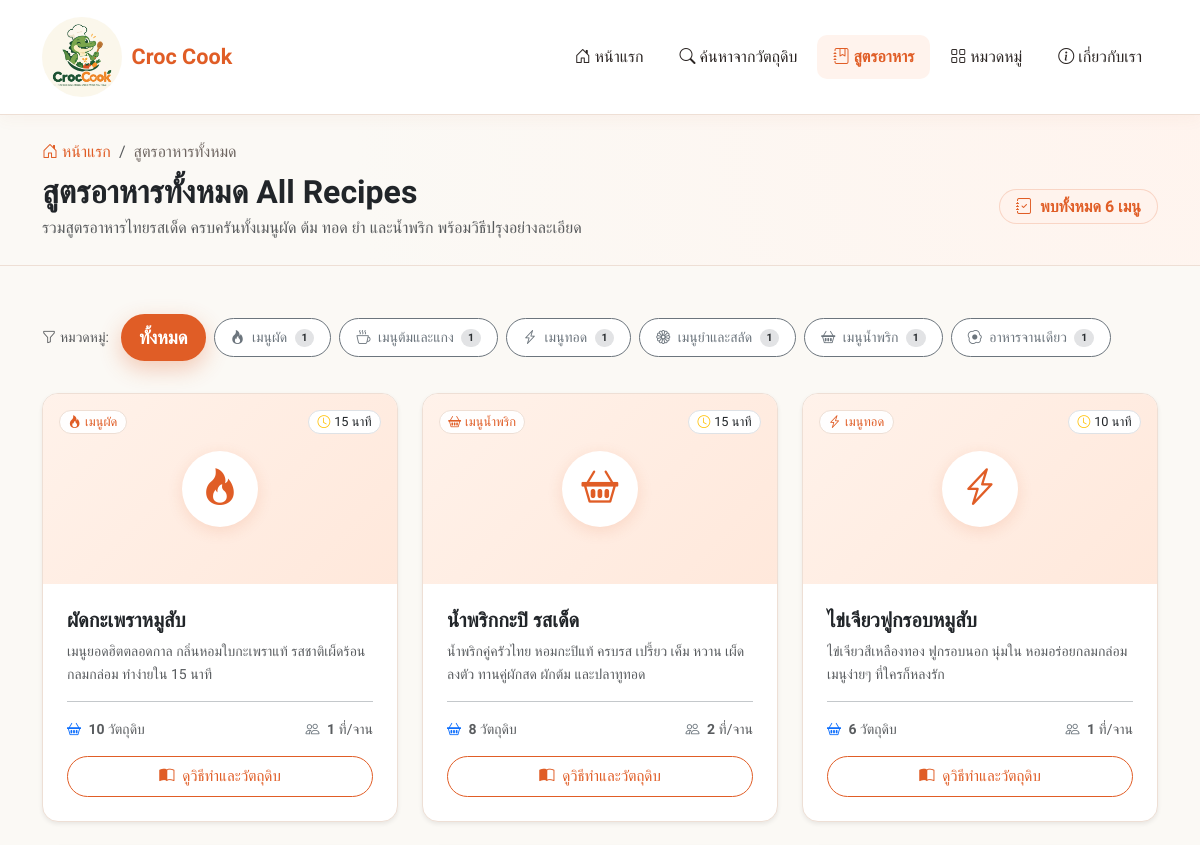
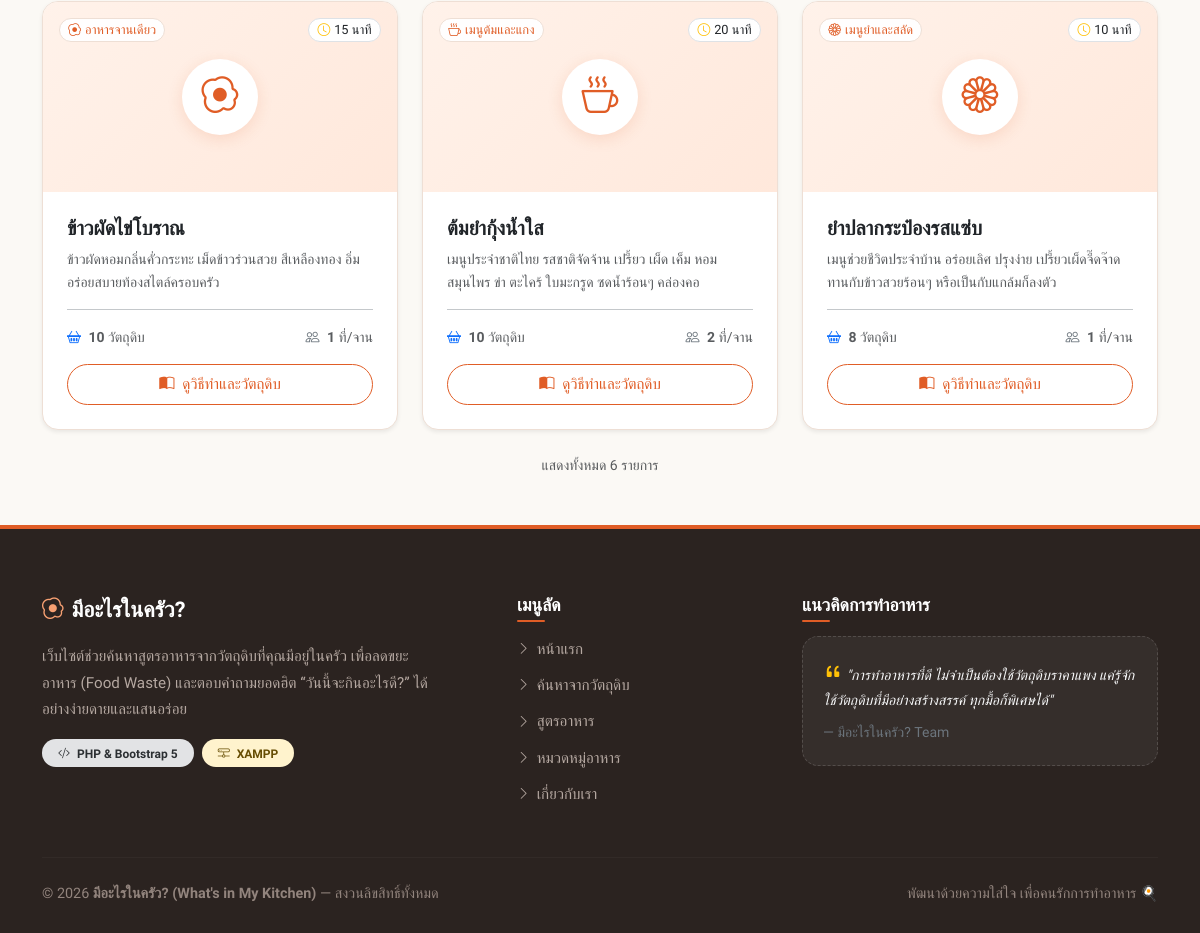
Page /recipes.php on the committed database (2 pictures, top to bottom).
### tables this page shows
CREATE TABLE IF NOT EXISTS `categories` (
    `id` INT NOT NULL AUTO_INCREMENT,
    `name` VARCHAR(100) NOT NULL COMMENT 'ชื่อหมวดหมู่อาหาร',
    `description` TEXT DEFAULT NULL COMMENT 'คำอธิบายหมวดหมู่',
    `icon` VARCHAR(50) DEFAULT 'bi-egg-fried' COMMENT 'คลาสไอคอนจาก Bootstrap Icons เช่น bi-fire, bi-cup-hot',
    `created_at` TIMESTAMP NOT NULL DEFAULT CURRENT_TIMESTAMP COMMENT 'วันเวลาที่สร้าง',
    PRIMARY KEY (`id`),
    UNIQUE KEY `uk_categories_name` (`name`)
);

CREATE TABLE IF NOT EXISTS `recipes` (
    `id` INT NOT NULL AUTO_INCREMENT,
    `category_id` INT NOT NULL COMMENT 'รหัสหมวดหมู่อาหาร (Foreign Key เชื่อมกับ categories)',
    `title` VARCHAR(200) NOT NULL COMMENT 'ชื่อเมนูอาหาร',
    `description` TEXT DEFAULT NULL COMMENT 'คำอธิบายเมนูอาหารโดยย่อ',
    `image` VARCHAR(255) DEFAULT NULL COMMENT 'ชื่อไฟล์รูปภาพหรือ URL ของรูปภาพ',
    `cooking_time` INT DEFAULT 15 COMMENT 'เวลาที่ใช้ในการปรุงอาหาร (หน่วย: นาที)',
    `servings` INT DEFAULT 1 COMMENT 'จำนวนหน่วยบริโภค (หน่วย: จาน/ที่)',
    `instructions` TEXT NOT NULL COMMENT 'ขั้นตอนและวิธีปรุงอาหารอย่างละเอียด',
    `views` INT NOT NULL DEFAULT 0 COMMENT 'ยอดเข้าชมสูตรอาหาร',
    `created_at` TIMESTAMP NOT NULL DEFAULT CURRENT_TIMESTAMP COMMENT 'วันเวลาที่เพิ่มเมนู',
    `updated_at` TIMESTAMP NOT NULL DEFAULT CURRENT_TIMESTAMP ON UPDATE CURRENT_TIMESTAMP COMMENT 'วันเวลาที่แก้ไขล่าสุด',
    PRIMARY KEY (`id`),
    KEY `idx_recipes_category_id` (`category_id`),
    CONSTRAINT `fk_recipes_category` FOREIGN KEY (`category_id`) 
        REFERENCES `categories` (`id`) 
        ON UPDATE CASCADE 
        ON DELETE RESTRICT
);

### recipes.php (the view, shortened to what this page needs)
<?php
require_once __DIR__ . '/includes/db.php';
$perPage = 6;
$page = isset($_GET['page']) ? filter_var($_GET['page'], FILTER_VALIDATE_INT, ['options' => ['min_range' => 1, 'default' => 1]]) : 1;
$categoryId = isset($_GET['category']) ? filter_var($_GET['category'], FILTER_VALIDATE_INT, ['options' => ['min_range' => 1, 'default' => 0]]) : 0;
if (!$categoryId) {
    $categoryId = 0;
}
$totalRecipes = 0;
$recipes = [];
$categories = [];
try {
    $categoriesStmt = $pdo->query("
        SELECT
            c.id,
            c.name,
            c.icon,
            COUNT(r.id) AS recipe_count
        FROM categories c
        LEFT JOIN recipes r ON c.id = r.category_id
        GROUP BY c.id
        ORDER BY c.id ASC
    ");
    $categories = $categoriesStmt->fetchAll();
    $whereClause = "";
    $params = [];
    $countSql = "SELECT COUNT(*) FROM recipes r $whereClause";
    $countStmt = $pdo->prepare($countSql);
    $countStmt->execute($params);
    $totalRecipes = (int) $countStmt->fetchColumn();
    $totalPages = max(1, (int) ceil($totalRecipes / $perPage));
    $offset = ($page - 1) * $perPage;
    $recipesSql = "
        SELECT
            r.id,
            r.title,
            r.description,
            r.image,
            r.cooking_time,
            r.servings,
            r.instructions,
            c.id AS category_id,
            c.name AS category_name,
            c.icon AS category_icon,
            COUNT(ri.id) AS total_ingredients
        FROM recipes r
        LEFT JOIN categories c ON r.category_id = c.id
        LEFT JOIN recipe_ingredients ri ON r.id = ri.recipe_id
        $whereClause
        GROUP BY r.id
        ORDER BY r.id ASC
        LIMIT :limit OFFSET :offset
    ";
    $recipesStmt = $pdo->prepare($recipesSql);
    $recipesStmt->bindValue(':limit', $perPage, PDO::PARAM_INT);
    $recipesStmt->bindValue(':offset', $offset, PDO::PARAM_INT);
    $recipesStmt->execute();
    $recipes = $recipesStmt->fetchAll();
} catch (PDOException $e) {
    error_log("Recipes Page Error: " . $e->getMessage());
    $dbError = "ไม่สามารถเชื่อมต่อฐานข้อมูลได้ในขณะนี้ กรุณาตรวจสอบสถานะของฐานข้อมูล MySQL";
}
require_once __DIR__ . '/includes/header.php';
?>
<section class="py-4" style="background: radial-gradient(circle at top right, #fff4ee 0%, var(--bg-cream) 70%); border-bottom: 1px solid var(--border-subtle);">
    <div class="container">
        <nav aria-label="breadcrumb" class="mb-2">
            <ol class="breadcrumb mb-0 small">
                <li class="breadcrumb-item">
                    <a href="index.php" class="text-decoration-none" style="color: var(--primary-color);">
                        <i class="bi bi-house-door me-1"></i>หน้าแรก
                    </a>
                </li>
                <li class="breadcrumb-item active" aria-current="page" style="color: var(--text-muted);">
                    สูตรอาหารทั้งหมด
                </li>
            </ol>
        </nav>
        <div class="row align-items-center">
            <div class="col-lg-8">
                <h1 class="h2 fw-bold text-dark mb-1">
                    สูตรอาหารทั้งหมด <span class="title-highlight">All Recipes</span>
                </h1>
                <p class="text-muted mb-0">
                    รวมสูตรอาหารไทยรสเด็ด ครบครันทั้งเมนูผัด ต้ม ทอด ยำ และน้ำพริก พร้อมวิธีปรุงอย่างละเอียด
                </p>
            </div>
            <div class="col-lg-4 text-lg-end mt-3 mt-lg-0">
                <span class="badge rounded-pill px-3 py-2 fs-6 shadow-xs" style="background-color: var(--primary-light); color: var(--primary-color); border: 1px solid rgba(224,93,38,0.2);">
                    <i class="bi bi-journal-check me-1"></i>
                    พบทั้งหมด <strong><?php echo number_format($totalRecipes); ?></strong> เมนู
                </span>
            </div>
        </div>
    </div>
</section>
<section class="py-5" style="background-color: var(--bg-cream); min-height: 500px;">
    <div class="container">
        <?php if (!empty($categories)): ?>
            <div class="d-flex flex-wrap align-items-center gap-2 mb-4 pb-2">
                <span class="small text-muted me-1 fw-medium">
                    <i class="bi bi-funnel me-1"></i>หมวดหมู่:
                </span>
                <a href="recipes.php" class="btn btn-sm rounded-pill px-3 py-2 <?php echo ($categoryId === 0) ? 'btn-kitchen-primary' : 'btn-outline-secondary bg-white'; ?>">
                    ทั้งหมด
                </a>
                <?php foreach ($categories as $cat): ?>
                    <a href="recipes.php?category=<?php echo (int) $cat['id']; ?>" class="btn btn-sm rounded-pill px-3 py-2 <?php echo ($categoryId === (int)$cat['id']) ? 'btn-kitchen-primary' : 'btn-outline-secondary bg-white'; ?>">
                        <i class="bi <?php echo !empty($cat['icon']) ? htmlspecialchars($cat['icon']) : 'bi-tag'; ?> me-1"></i>
                        <?php echo htmlspecialchars($cat['name']); ?>
                        <span class="badge <?php echo ($categoryId === (int)$cat['id']) ? 'bg-white text-dark' : 'bg-secondary-subtle text-secondary-emphasis'; ?> rounded-pill ms-1">
                            <?php echo (int) $cat['recipe_count']; ?>
                        </span>
                    </a>
                <?php endforeach; ?>
            </div>
        <?php endif; ?>
        <?php if (!empty($recipes)): ?>
            <div class="row g-4">
                <?php foreach ($recipes as $recipe): ?>
                    <?php
                    $hasImage = false;
                    $imagePath = '';
                    ?>
                    <div class="col-12 col-md-6 col-lg-4">
                        <div class="card h-100 border-0 shadow-sm rounded-4 overflow-hidden" style="background-color: #ffffff; border: 1px solid var(--border-subtle) !important; transition: transform 0.3s ease, box-shadow 0.3s ease;">
                            <a href="recipe_detail.php?id=<?php echo (int)$recipe['id']; ?>" class="text-decoration-none">
                                <?php if ($hasImage): ?>
                                    <div class="position-relative overflow-hidden" style="height: 190px;">
                                        <img src="<?php echo htmlspecialchars($imagePath); ?>" class="card-img-top w-100 h-100" style="object-fit: cover;" alt="<?php echo htmlspecialchars($recipe['title']); ?>">
                                        <span class="position-absolute top-0 start-0 m-3 badge rounded-pill" style="background-color: rgba(255,255,255,0.95); color: var(--primary-color); border: 1px solid var(--border-subtle); font-weight: 500; font-size: 0.8rem;">
                                            <i class="bi <?php echo !empty($recipe['category_icon']) ? htmlspecialchars($recipe['category_icon']) : 'bi-tag'; ?> me-1"></i><?php echo htmlspecialchars($recipe['category_name'] ?? 'ทั่วไป'); ?>
                                        </span>
                                        <span class="position-absolute top-0 end-0 m-3 badge bg-white text-dark rounded-pill border shadow-xs" style="font-size: 0.8rem; font-weight: 500;">
                                            <i class="bi bi-clock text-warning me-1"></i><?php echo (int) $recipe['cooking_time']; ?> นาที
                                        </span>
                                    </div>
                                <?php else: ?>
                                    <div class="position-relative p-4 text-center d-flex align-items-center justify-content-center" style="height: 190px; background: linear-gradient(135deg, #fff2ea 0%, #ffe8db 100%);">
                                        <div style="width: 76px; height: 76px; border-radius: 50%; background: #ffffff; color: var(--primary-color); display: inline-flex; align-items: center; justify-content: center; font-size: 2.3rem; box-shadow: 0 4px 15px rgba(224, 93, 38, 0.15);">
                                            <i class="bi <?php echo !empty($recipe['category_icon']) ? htmlspecialchars($recipe['category_icon']) : 'bi-egg-fried'; ?>"></i>
                                        </div>
                                        <span class="position-absolute top-0 start-0 m-3 badge rounded-pill" style="background-color: rgba(255,255,255,0.95); color: var(--primary-color); border: 1px solid var(--border-subtle); font-weight: 500; font-size: 0.8rem;">
                                            <i class="bi <?php echo !empty($recipe['category_icon']) ? htmlspecialchars($recipe['category_icon']) : 'bi-tag'; ?> me-1"></i><?php echo htmlspecialchars($recipe['category_name'] ?? 'ทั่วไป'); ?>
                                        </span>
                                        <span class="position-absolute top-0 end-0 m-3 badge bg-white text-dark rounded-pill border shadow-xs" style="font-size: 0.8rem; font-weight: 500;">
                                            <i class="bi bi-clock text-warning me-1"></i><?php echo (int) $recipe['cooking_time']; ?> นาที
                                        </span>
                                    </div>
                                <?php endif; ?>
                            </a>
                            <div class="card-body p-4 d-flex flex-column">
                                <h2 class="h5 fw-bold mb-2">
                                    <a href="recipe_detail.php?id=<?php echo (int)$recipe['id']; ?>" class="text-decoration-none text-dark" style="transition: color 0.2s ease;">
                                        <?php echo htmlspecialchars($recipe['title']); ?>
                                    </a>
                                </h2>
                                <p class="text-muted small flex-grow-1 mb-3" style="line-height: 1.6; display: -webkit-box; -webkit-line-clamp: 2; -webkit-box-orient: vertical; overflow: hidden;">
                                    <?php echo htmlspecialchars($recipe['description'] ?? ''); ?>
                                </p>
                                <div class="d-flex align-items-center justify-content-between pt-3 border-top border-secondary-subtle small text-muted">
                                    <div>
                                        <i class="bi bi-basket2 text-primary me-1"></i>
                                        <span><strong><?php echo (int) $recipe['total_ingredients']; ?></strong> วัตถุดิบ</span>
                                    </div>
                                    <div>
                                        <i class="bi bi-people text-secondary me-1"></i>
                                        <span><strong><?php echo (int) $recipe['servings']; ?></strong> ที่/จาน</span>
                                    </div>
                                </div>
                                <div class="mt-3">
                                    <a href="recipe_detail.php?id=<?php echo (int)$recipe['id']; ?>" class="btn w-100 rounded-pill py-2" style="background-color: #ffffff; color: var(--primary-color); border: 1.5px solid var(--primary-color); font-weight: 500; font-size: 0.95rem; transition: all 0.2s ease;">
                                        <i class="bi bi-book-half me-1"></i> ดูวิธีทำและวัตถุดิบ
                                    </a>
                                </div>
                            </div>
                        </div>
                    </div>
                <?php endforeach; ?>
            </div>
            <?php if ($totalPages > 1): ?>
                <nav aria-label="Page navigation" class="mt-5">
                    <ul class="pagination justify-content-center">
                        <li class="page-item <?php echo ($page <= 1) ? 'disabled' : ''; ?>">
                            <a class="page-link rounded-pill me-1" href="recipes.php?page=<?php echo $page - 1; ?><?php echo ($categoryId > 0) ? '&category=' . $categoryId : ''; ?>" aria-label="ก่อนหน้า">
                                <i class="bi bi-chevron-left"></i> ก่อนหน้า
                            </a>
                        </li>
                        <?php for ($i = 1; $i <= $totalPages; $i++): ?>
                            <li class="page-item <?php echo ($i === $page) ? 'active' : ''; ?>">
                                <a class="page-link rounded-pill mx-1" href="recipes.php?page=<?php echo $i; ?><?php echo ($categoryId > 0) ? '&category=' . $categoryId : ''; ?>" style="<?php echo ($i === $page) ? 'background-color: var(--primary-color); border-color: var(--primary-color);' : ''; ?>">
                                    <?php echo $i; ?>
                                </a>
                            </li>
                        <?php endfor; ?>
                        <li class="page-item <?php echo ($page >= $totalPages) ? 'disabled' : ''; ?>">
                            <a class="page-link rounded-pill ms-1" href="recipes.php?page=<?php echo $page + 1; ?><?php echo ($categoryId > 0) ? '&category=' . $categoryId : ''; ?>" aria-label="ถัดไป">
                                ถัดไป <i class="bi bi-chevron-right"></i>
                            </a>
                        </li>
                    </ul>
                </nav>
            <?php else: ?>
                <div class="text-center text-muted small mt-4">
                    แสดงทั้งหมด <?php echo count($recipes); ?> รายการ
                </div>
            <?php endif; ?>
        <?php endif; ?>
    </div>
</section>
<?php
require_once __DIR__ . '/includes/footer.php';
?>

### assets/css/style.css (style rules this page uses)
:root { --primary-color: #e05d26; --primary-hover: #c44d1c; --primary-light: #fff3ed; --secondary-color: #f7a072; --warm-accent: #f9c74f; --sage-green: #4d9078; --bg-cream: #fbf9f5; --text-dark: #2b2523; --text-muted: #6e6560; --card-bg: #ffffff; --border-subtle: #eedfd5; --shadow-warm: 0 10px 30px rgba(180, 90, 50, 0.08); --shadow-sm: 0 4px 15px rgba(180, 90, 50, 0.05); }
body { font-family: 'Prompt', -apple-system, BlinkMacSystemFont, "Segoe UI", Roboto, sans-serif; background-color: var(--bg-cream); color: var(--text-dark); min-height: 100vh; display: flex; flex-direction: column; line-height: 1.6; }
.btn-kitchen-primary { background-color: var(--primary-color); border: 2px solid var(--primary-color); color: #ffffff; font-weight: 600; padding: 0.85rem 2.25rem; border-radius: 50rem; font-size: 1.15rem; box-shadow: 0 8px 22px rgba(224, 93, 38, 0.3); transition: all 0.3s ease; display: inline-flex; align-items: center; gap: 0.65rem; text-decoration: none; }

### rows in the picture
categories: name "เมนูผัด", recipe_count "1"
categories: name "เมนูต้มและแกง", recipe_count "1"
categories: name "เมนูทอด", recipe_count "1"
categories: name "เมนูยำและสลัด", recipe_count "1"
categories: name "เมนูน้ำพริก", recipe_count "1"
categories: name "อาหารจานเดียว", recipe_count "1"
recipes: category.name "เมนูผัด", cooking_time "15", title "ผัดกะเพราหมูสับ", description "เมนูยอดฮิตตลอดกาล กลิ่นหอมใบกะเพราแท้ รสชาติเผ็ดร้อนกลมกล่อม ทำง่ายใน 15 นาที", total_ingredients "10", servings "1"
recipes: category.name "เมนูน้ำพริก", cooking_time "15", title "น้ำพริกกะปิ รสเด็ด", description "น้ำพริกคู่ครัวไทย หอมกะปิแท้ ครบรส เปรี้ยว เค็ม หวาน เผ็ดลงตัว ทานคู่ผักสด ผักต้ม และปลาทูทอด", total_ingredients "8", servings "2"
recipes: category.name "เมนูทอด", cooking_time "10", title "ไข่เจียวฟูกรอบหมูสับ", description "ไข่เจียวสีเหลืองทอง ฟูกรอบนอก นุ่มใน หอมอร่อยกลมกล่อม เมนูง่ายๆ ที่ใครก็หลงรัก", total_ingredients "6", servings "1"
recipes: category.name "อาหารจานเดียว", cooking_time "15", title "ข้าวผัดไข่โบราณ", description "ข้าวผัดหอมกลิ่นคั่วกระทะ เม็ดข้าวร่วนสวย สีเหลืองทอง อิ่มอร่อยสบายท้องสไตล์ครอบครัว", total_ingredients "10", servings "1"
recipes: category.name "เมนูต้มและแกง", cooking_time "20", title "ต้มยำกุ้งน้ำใส", description "เมนูประจำชาติไทย รสชาติจัดจ้าน เปรี้ยว เผ็ด เค็ม หอมสมุนไพร ข่า ตะไคร้ ใบมะกรูด ซดน้ำร้อนๆ คล่องคอ", total_ingredients "10", servings "2"
recipes: category.name "เมนูยำและสลัด", cooking_time "10", title "ยำปลากระป๋องรสแซ่บ", description "เมนูช่วยชีวิตประจำบ้าน อร่อยเลิศ ปรุงง่าย เปรี้ยวเผ็ดจี๊ดจ๊าด ทานกับข้าวสวยร้อนๆ หรือเป็นกับแกล้มก็ลงตัว", total_ingredients "8", servings "1"

### other values in the picture
$totalRecipes "6"
count($recipes) "6"
